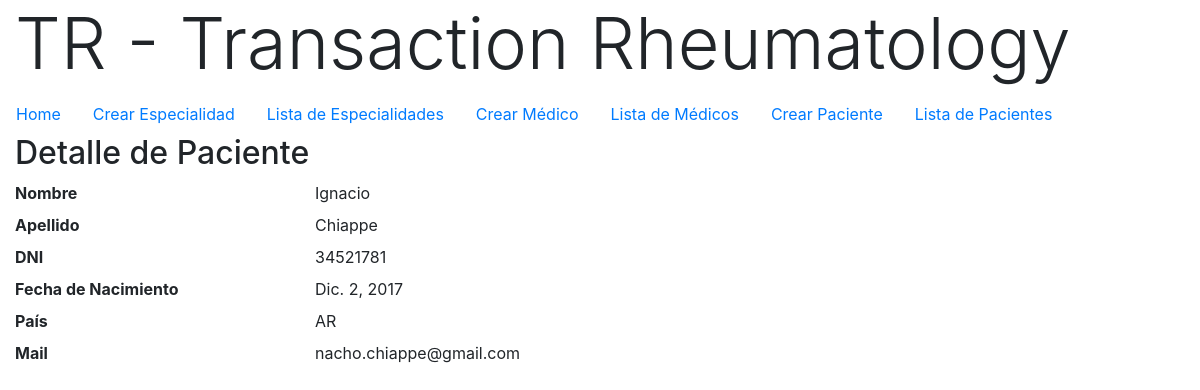
Screenshot of /pacientes/1/ (signed in) with the database file from the repository.
### pacientes/models.py (models this page shows, shortened)
class Paciente(models.Model):
    nombre = models.CharField(max_length=50)
    apellido = models.CharField(max_length=50)
    fecnac = models.DateField()
    dni = models.PositiveIntegerField(unique=True)
    mail = models.EmailField()
    pais = CountryField()
    medico = models.ForeignKey(
        Medico,
        on_delete=models.PROTECT,
        null=True,
    )
    creado = models.DateTimeField(auto_now_add=True)
    modificado = models.DateTimeField(auto_now=True)

### pacientes/views.py (the view)
# urls.py: url(r'^pacientes/(?P<id>\w+)/$', PacienteDetailView.as_view(), name='paciente-detalle'),
class PacienteDetailView(LoginRequiredMixin, DetailView):
    queryset = Paciente.objects.all()
    def get_object(self, *args, **kwargs):
        paciente_id = self.kwargs.get('id')
        obj = get_object_or_404(Paciente, id=paciente_id)
        return obj

### templates/pacientes/paciente_detail.html
{% extends 'base.html' %}
{% block content %}
    <h2>Detalle de Paciente</h2>
    <dl class="row">
        <dt class="col-sm-3">Nombre</dt>
        <dd class="col-sm-9">{{ object.nombre }}</dd>
        <dt class="col-sm-3">Apellido</dt>
        <dd class="col-sm-9">{{ object.apellido }}</dd>
        <dt class="col-sm-3">DNI</dt>
        <dd class="col-sm-9">{{ object.dni }}</dd>
        <dt class="col-sm-3">Fecha de Nacimiento</dt>
        <dd class="col-sm-9">{{ object.fecnac }}</dd>
        <dt class="col-sm-3">País</dt>
        <dd class="col-sm-9">{{ object.pais }}</dd>
        <dt class="col-sm-3">Mail</dt>
        <dd class="col-sm-9">{{ object.mail }}</dd>
    </dl>
{% endblock %}

### rows the page displays
Paciente: nombre "Ignacio", apellido "Chiappe", dni "34521781", fecnac "Dic. 2, 2017", pais "AR", mail "nacho.chiappe@gmail.com"
